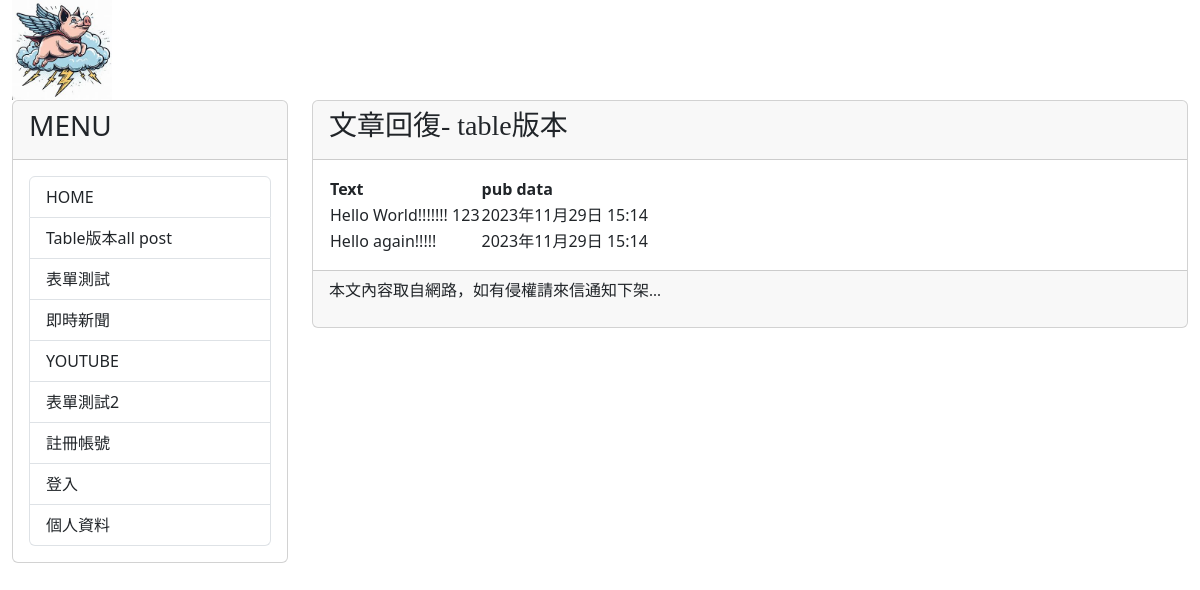
Screenshot of /post/1/comments with the database file from the repository.
### mysite/models.py (models this page shows, shortened)
class Comment(models.Model):
    post = models.ForeignKey(Post, on_delete=models.CASCADE)
    text = models.CharField(max_length=200)
    pub_date = models.DateTimeField(auto_now_add=True)

### mysite/views.py (the view)
# urls.py: path('post/<int:post_id>/comments', mv.show_comments, name='show-comments'),
def show_comments(request, post_id):
    comments = Post.objects.get(id=post_id).comment_set.all()
    return render(request, 'comments.html', locals())

### mysite/templates/comments.html (shortened to what this page needs)
{% extends "base2.html" %}
{% block headmessage %}
<h3 style='font-family:標楷體;'>文章回復- table版本</a>
{% endblock headmessage %}
{% block content %}
{% for c in comments %}
{% if forloop.first %}
<table>
    <tr background="#cccccc">
        <th>Text</th>
        <th>pub data</th>
    </tr>
{% endif %}
    <tr background='{% cycle "#ffccff" "#ccffcc" %}'>
        <td>{{ c.text }}</td>
        <td>{{ c.pub_date }}</td>
    </tr>
{% if forloop.last %}
</table>
{% endif %}
{% empty %}
<h2>沒有任何回復</h2>
{% endfor %}
{% endblock content %}

### rows the page displays
Comment: text "Hello World!!!!!!! 123", pub_date "2023年11月29日 15:14"
Comment: text "Hello again!!!!!", pub_date "2023年11月29日 15:14"
